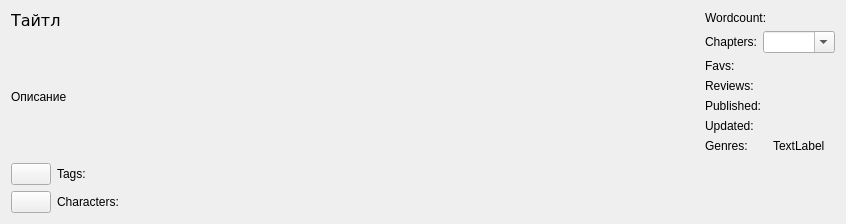
<?xml version="1.0" encoding="UTF-8"?>
<ui version="4.0">
 <class>FanficDisplay</class>
 <widget class="QWidget" name="FanficDisplay">
  <property name="geometry">
   <rect>
    <x>0</x>
    <y>0</y>
    <width>846</width>
    <height>224</height>
   </rect>
  </property>
  <property name="windowTitle">
   <string>Form</string>
  </property>
  <layout class="QGridLayout" name="gridLayout">
   <item row="0" column="0">
    <layout class="QVBoxLayout" name="verticalLayout">
     <item>
      <widget class="QLabel" name="lblTitle">
       <property name="sizePolicy">
        <sizepolicy hsizetype="MinimumExpanding" vsizetype="Maximum">
         <horstretch>0</horstretch>
         <verstretch>0</verstretch>
        </sizepolicy>
       </property>
       <property name="font">
        <font>
         <family>Verdana</family>
         <pointsize>12</pointsize>
        </font>
       </property>
       <property name="text">
        <string>Тайтл</string>
       </property>
      </widget>
     </item>
     <item>
      <widget class="QLabel" name="lblSummary">
       <property name="sizePolicy">
        <sizepolicy hsizetype="MinimumExpanding" vsizetype="MinimumExpanding">
         <horstretch>0</horstretch>
         <verstretch>0</verstretch>
        </sizepolicy>
       </property>
       <property name="text">
        <string>Описание</string>
       </property>
      </widget>
     </item>
     <item>
      <layout class="QHBoxLayout" name="horizontalLayout_2">
       <item>
        <widget class="QPushButton" name="pbAddTags">
         <property name="sizePolicy">
          <sizepolicy hsizetype="Maximum" vsizetype="Maximum">
           <horstretch>0</horstretch>
           <verstretch>0</verstretch>
          </sizepolicy>
         </property>
         <property name="text">
          <string/>
         </property>
        </widget>
       </item>
       <item>
        <widget class="QLabel" name="lblTags">
         <property name="sizePolicy">
          <sizepolicy hsizetype="MinimumExpanding" vsizetype="Maximum">
           <horstretch>0</horstretch>
           <verstretch>0</verstretch>
          </sizepolicy>
         </property>
         <property name="text">
          <string>Tags: </string>
         </property>
        </widget>
       </item>
      </layout>
     </item>
     <item>
      <layout class="QHBoxLayout" name="horizontalLayout">
       <item>
        <widget class="QPushButton" name="pbAddCharacters">
         <property name="sizePolicy">
          <sizepolicy hsizetype="Maximum" vsizetype="Maximum">
           <horstretch>0</horstretch>
           <verstretch>0</verstretch>
          </sizepolicy>
         </property>
         <property name="text">
          <string/>
         </property>
        </widget>
       </item>
       <item>
        <widget class="QLabel" name="lblCharacters">
         <property name="sizePolicy">
          <sizepolicy hsizetype="MinimumExpanding" vsizetype="Maximum">
           <horstretch>0</horstretch>
           <verstretch>0</verstretch>
          </sizepolicy>
         </property>
         <property name="text">
          <string>Characters:</string>
         </property>
        </widget>
       </item>
      </layout>
     </item>
    </layout>
   </item>
   <item row="0" column="1">
    <layout class="QVBoxLayout" name="verticalLayout_3">
     <item>
      <widget class="QLabel" name="lblWordCount">
       <property name="sizePolicy">
        <sizepolicy hsizetype="Preferred" vsizetype="Maximum">
         <horstretch>0</horstretch>
         <verstretch>0</verstretch>
        </sizepolicy>
       </property>
       <property name="text">
        <string>Wordcount:</string>
       </property>
      </widget>
     </item>
     <item>
      <layout class="QHBoxLayout" name="horizontalLayout_3">
       <property name="sizeConstraint">
        <enum>QLayout::SetMaximumSize</enum>
       </property>
       <item>
        <widget class="QLabel" name="label_5">
         <property name="sizePolicy">
          <sizepolicy hsizetype="Preferred" vsizetype="Maximum">
           <horstretch>0</horstretch>
           <verstretch>0</verstretch>
          </sizepolicy>
         </property>
         <property name="text">
          <string>Chapters:</string>
         </property>
        </widget>
       </item>
       <item>
        <widget class="QComboBox" name="cbChapters">
         <property name="sizePolicy">
          <sizepolicy hsizetype="Preferred" vsizetype="Maximum">
           <horstretch>0</horstretch>
           <verstretch>0</verstretch>
          </sizepolicy>
         </property>
         <property name="editable">
          <bool>true</bool>
         </property>
        </widget>
       </item>
      </layout>
     </item>
     <item>
      <widget class="QLabel" name="lvlFaves">
       <property name="sizePolicy">
        <sizepolicy hsizetype="Preferred" vsizetype="Maximum">
         <horstretch>0</horstretch>
         <verstretch>0</verstretch>
        </sizepolicy>
       </property>
       <property name="text">
        <string>Favs:</string>
       </property>
      </widget>
     </item>
     <item>
      <widget class="QLabel" name="lblReviews">
       <property name="sizePolicy">
        <sizepolicy hsizetype="Preferred" vsizetype="Maximum">
         <horstretch>0</horstretch>
         <verstretch>0</verstretch>
        </sizepolicy>
       </property>
       <property name="text">
        <string>Reviews:</string>
       </property>
      </widget>
     </item>
     <item>
      <widget class="QLabel" name="lblPublished">
       <property name="sizePolicy">
        <sizepolicy hsizetype="Preferred" vsizetype="Maximum">
         <horstretch>0</horstretch>
         <verstretch>0</verstretch>
        </sizepolicy>
       </property>
       <property name="text">
        <string>Published:</string>
       </property>
      </widget>
     </item>
     <item>
      <widget class="QLabel" name="lblUpdated">
       <property name="sizePolicy">
        <sizepolicy hsizetype="Preferred" vsizetype="Maximum">
         <horstretch>0</horstretch>
         <verstretch>0</verstretch>
        </sizepolicy>
       </property>
       <property name="text">
        <string>Updated:</string>
       </property>
      </widget>
     </item>
     <item>
      <layout class="QHBoxLayout" name="horizontalLayout_4">
       <item>
        <layout class="QVBoxLayout" name="verticalLayout_2">
         <item>
          <widget class="QLabel" name="lblGenres">
           <property name="sizePolicy">
            <sizepolicy hsizetype="Preferred" vsizetype="Maximum">
             <horstretch>0</horstretch>
             <verstretch>0</verstretch>
            </sizepolicy>
           </property>
           <property name="text">
            <string>Genres:</string>
           </property>
          </widget>
         </item>
         <item>
          <spacer name="verticalSpacer">
           <property name="orientation">
            <enum>Qt::Vertical</enum>
           </property>
           <property name="sizeHint" stdset="0">
            <size>
             <width>20</width>
             <height>40</height>
            </size>
           </property>
          </spacer>
         </item>
        </layout>
       </item>
       <item>
        <widget class="QLabel" name="lblGenresActual">
         <property name="sizePolicy">
          <sizepolicy hsizetype="Preferred" vsizetype="MinimumExpanding">
           <horstretch>0</horstretch>
           <verstretch>0</verstretch>
          </sizepolicy>
         </property>
         <property name="text">
          <string>TextLabel</string>
         </property>
         <property name="alignment">
          <set>Qt::AlignLeading|Qt::AlignLeft|Qt::AlignTop</set>
         </property>
        </widget>
       </item>
      </layout>
     </item>
    </layout>
   </item>
  </layout>
 </widget>
 <resources/>
 <connections/>
</ui>
